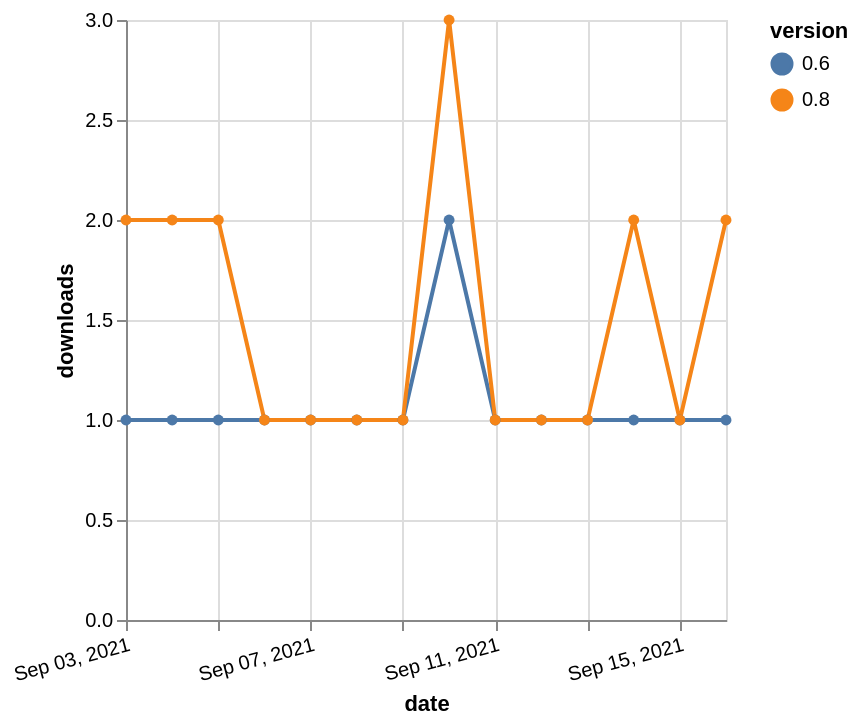

Source (Vega-Lite JSON):
### Vega-Lite specification from a JSON file in a GitHub repository (floating-point values rounded to 4 significant figures)
{"$schema": "https://vega.github.io/schema/vega-lite/v5.json", "description": "A simple bar chart with embedded data.", "data": {"values": [{"date": "2021-09-03", "total": 151, "delta": 1, "version": "0.6"}, {"date": "2021-09-04", "total": 152, "delta": 1, "version": "0.6"}, {"date": "2021-09-05", "total": 153, "delta": 1, "version": "0.6"}, {"date": "2021-09-06", "total": 154, "delta": 1, "version": "0.6"}, {"date": "2021-09-07", "total": 155, "delta": 1, "version": "0.6"}, {"date": "2021-09-08", "total": 156, "delta": 1, "version": "0.6"}, {"date": "2021-09-09", "total": 157, "delta": 1, "version": "0.6"}, {"date": "2021-09-10", "total": 159, "delta": 2, "version": "0.6"}, {"date": "2021-09-11", "total": 160, "delta": 1, "version": "0.6"}, {"date": "2021-09-12", "total": 161, "delta": 1, "version": "0.6"}, {"date": "2021-09-13", "total": 162, "delta": 1, "version": "0.6"}, {"date": "2021-09-14", "total": 163, "delta": 1, "version": "0.6"}, {"date": "2021-09-15", "total": 164, "delta": 1, "version": "0.6"}, {"date": "2021-09-16", "total": 165, "delta": 1, "version": "0.6"}, {"date": "2021-09-03", "total": 322, "delta": 2, "version": "0.8"}, {"date": "2021-09-04", "total": 324, "delta": 2, "version": "0.8"}, {"date": "2021-09-05", "total": 326, "delta": 2, "version": "0.8"}, {"date": "2021-09-06", "total": 327, "delta": 1, "version": "0.8"}, {"date": "2021-09-07", "total": 328, "delta": 1, "version": "0.8"}, {"date": "2021-09-08", "total": 329, "delta": 1, "version": "0.8"}, {"date": "2021-09-09", "total": 330, "delta": 1, "version": "0.8"}, {"date": "2021-09-10", "total": 333, "delta": 3, "version": "0.8"}, {"date": "2021-09-11", "total": 334, "delta": 1, "version": "0.8"}, {"date": "2021-09-12", "total": 335, "delta": 1, "version": "0.8"}, {"date": "2021-09-13", "total": 336, "delta": 1, "version": "0.8"}, {"date": "2021-09-14", "total": 338, "delta": 2, "version": "0.8"}, {"date": "2021-09-15", "total": 339, "delta": 1, "version": "0.8"}, {"date": "2021-09-16", "total": 341, "delta": 2, "version": "0.8"}]}, "width": "container", "mark": {"type": "line", "point": {"filled": true}}, "encoding": {"x": {"field": "date", "type": "temporal", "timeUnit": "yearmonthdate", "title": "date", "axis": {"labelAngle": -15}}, "y": {"field": "delta", "type": "quantitative", "title": "downloads"}, "color": {"field": "version", "type": "nominal"}, "tooltip": {"field": "delta"}}}
